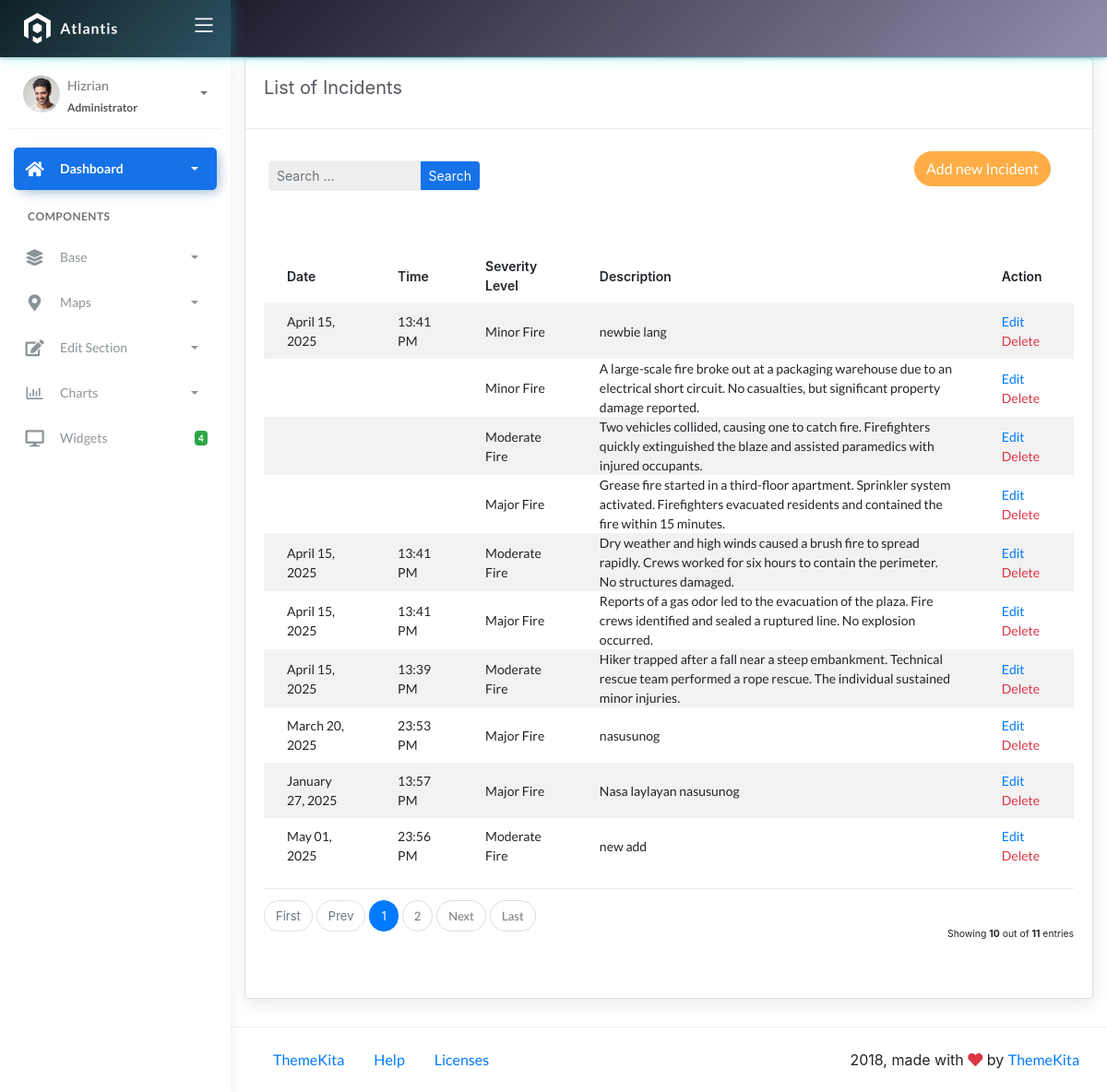
/incidents/, run on an earlier commit of the app's database.
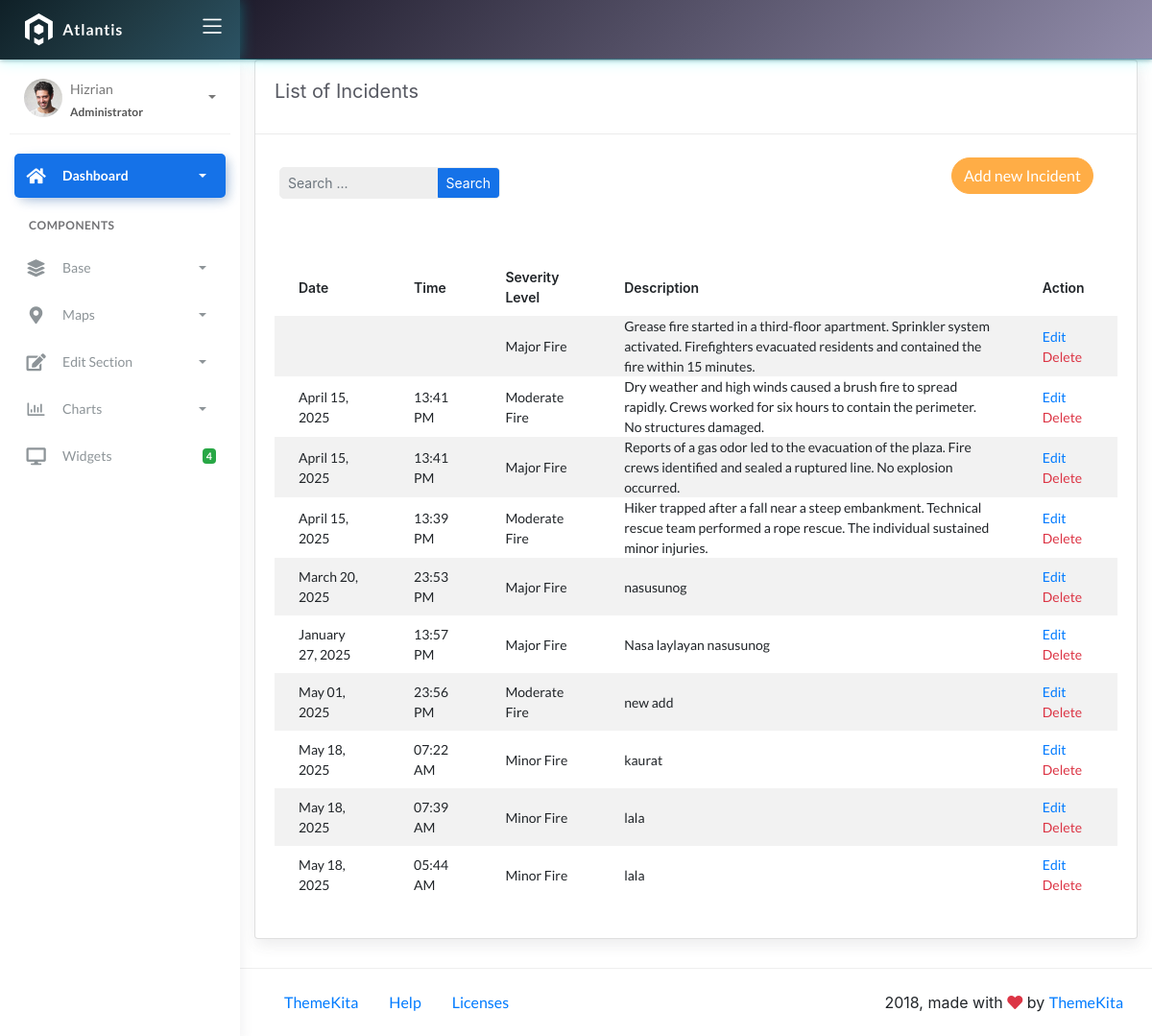
And on a later commit of the database.
### fire/models.py (models this page shows)
class BaseModel(models.Model):
    created_at = models.DateTimeField(auto_now_add=True, db_index=True)
    updated_at = models.DateTimeField(auto_now=True)
    class Meta:
        abstract = True

class Incident(BaseModel):
    SEVERITY_CHOICES = (
        ('Minor Fire', 'Minor Fire'),
        ('Moderate Fire', 'Moderate Fire'),
        ('Major Fire', 'Major Fire'),
    )
    location = models.ForeignKey(Locations, on_delete=models.CASCADE)
    date_time = models.DateTimeField(blank=True, null=True)
    severity_level = models.CharField(max_length=45, choices=SEVERITY_CHOICES)
    description = models.CharField(max_length=250)

### fire/views.py (the view, shortened to what this page needs)
# urls.py: path('incidents/', IncidentListView.as_view(), name='incident-list'),
class IncidentListView(ListView):
    model = Incident
    template_name = 'incident_list.html'
    context_object_name = 'object_list'
    paginate_by = 10
    def get_queryset(self, *args, **kwargs):
        qs = super().get_queryset(*args, **kwargs)
        query = self.request.GET.get("q")
        return qs

### templates/incident_list.html
{% extends 'base.html' %}
{% load static %}
{% block content %}
<div class="content">
  <div class="container-fluid">
     <div class="row">
      <div class="col-md-12">
        <div class="card">
         <div class="card-header">
           <div class="card-title">List of Incidents</div>
        </div>
        <br>
        <div class="col-md-12 row">
          <div class="col-md-4">
            <form class="navbar-left navbar-form nav-search mr-md-3" action="{% url 'incident-list' %}">
              <div class="form-group">
                <div class="input-group">
                  <input type="text" id="search" placeholder="Search ..." class="form-control form-control-sm" name="q" />
                  <div class="input-group-append">
                    <button class="btn btn-sm btn-primary" type="submit">Search</button>
                  </div>
                </div>
              </div>
            </form>
          </div>
          <div class="col-md-2">
          </div>
          <div class="col-md-6">
            <div class="pull-right">
              <a href="{% url 'incident-add' %}" class="btn btn-warning btn-rounded">Add new Incident</a>
            </div>
          </div>
        </div>
        <div class="card-body">
          <table class="table table-striped mt-3">
            <thead>
              <tr>
                <th scope="col">Date</th>
                <th scope="col">Time</th>
                <th scope="col">Severity Level</th>
                <th scope="col">Description</th>
                <th scope="col">Action</th>
              </tr>
            </thead>
            <tbody>
              {% for object in object_list %}
              <tr>
                <td>{{ object.date_time|date:"F d, Y" }}</td>
                <td>{{ object.date_time|time:"H:i A" }}</td>
                <td>{{ object.severity_level }}</td>
                <td>{{ object.description }}</td>
                <td>
                  <a href="{% url 'incident-update' object.id %}">Edit</a>
                  <a href="{% url 'incident-delete' object.id %}" class="text-danger">Delete</a>
                </td>
              </tr>
              {% empty %}
              <tr>
                <td colspan="5" style="text-align: center">
                  <p class="text-sm font-weight-bold mb-0">No Records Found.</p>
                </td>
              </tr>
              {% endfor %}
            </tbody>
          </table>
          {% include 'includes/pagination.html' %}
        </div>
      </div>
    </div>
  </div>
</div>
{% endblock %}

### templates/base.html (shortened to what this page needs)
{% load static %}
<!DOCTYPE html>
<html lang="en">
  <head>
    <link rel="stylesheet" href="{% static 'css/bootstrap.min.css' %}" />
    <link rel="stylesheet" href="{% static 'css/atlantis.min.css' %}" />
    <link rel="stylesheet" href="{% static 'css/demo.css' %}" />
    <link rel="stylesheet" href="https://stackpath.bootstrapcdn.com/bootstrap/4.5.2/css/bootstrap.min.css">
    <link rel="stylesheet" href="https://cdnjs.cloudflare.com/ajax/libs/font-awesome/5.15.4/css/all.min.css">
  </head>
  <body>
    <div class="wrapper">
      <div class="main-header">
        <div class="logo-header" style="background: linear-gradient(135deg, #0f2027, #203a43, #2c5364); box-shadow: 0 0 15px rgba(0, 255, 255, 0.3);">
          <a href="index.html" class="logo">
            <img src="{% static 'img/logo.svg' %}" alt="navbar brand" class="navbar-brand" />
          </a>
          <div class="nav-toggle">
            <button class="btn btn-toggle toggle-sidebar">
              <i class="icon-menu"></i>
            </button>
          </div>
        </div>
        <nav class="navbar navbar-header navbar-expand-lg"
        style="background: linear-gradient(135deg, #1f1c2c, #928dab);
               box-shadow: 0 0 15px rgba(0, 255, 255, 0.3);
               border-bottom: 1px solid rgba(0, 255, 255, 0.2);
               padding: 0.5rem 1rem;">
        </nav>
      </div>
      <div class="sidebar sidebar-style-2">
        <div class="sidebar-wrapper scrollbar scrollbar-inner">
          <div class="sidebar-content">
            <div class="user">
              <div class="avatar-sm float-left mr-2">
                <img src="{% static 'img/profile.jpg' %}" alt="..." class="avatar-img rounded-circle" />
              </div>
              <div class="info">
                <a data-toggle="collapse" href="#collapseExample" aria-expanded="true">
                  <span>
                    Hizrian
                    <span class="user-level">Administrator</span>
                    <span class="caret"></span>
                  </span>
                </a>
              </div>
            </div>
            <ul class="nav nav-primary">
              <li class="nav-item active">
                <a data-toggle="collapse" href="#dashboard" class="collapsed" aria-expanded="false">
                  <i class="fas fa-home"></i>
                  <p>Dashboard</p>
                  <span class="caret"></span>
                </a>
              </li>
              <li class="nav-section">
                <h4 class="text-section">Components</h4>
              </li>
              <li class="nav-item">
                <a data-toggle="collapse" href="#base">
                  <i class="fas fa-layer-group"></i>
                  <p>Base</p>
                  <span class="caret"></span>
                </a>
              </li>
              <li class="nav-item">
                <a data-toggle="collapse" href="#maps">
                  <i class="fas fa-map-marker-alt"></i>
                  <p>Maps</p>
                  <span class="caret"></span>
                </a>
              </li>
              <li class="nav-item">
                <a data-toggle="collapse" href="#edit">
                  <i class="fas fa-edit"></i>
                  <p>Edit Section</p>
                  <span class="caret"></span>
                </a>
              </li>
              <li class="nav-item">
                <a data-toggle="collapse" href="#charts">
                  <i class="far fa-chart-bar"></i>
                  <p>Charts</p>
                  <span class="caret"></span>
                </a>
              </li>
              <li class="nav-item">
                <a href="widgets.html">
                  <i class="fas fa-desktop"></i>
                  <p>Widgets</p>
                  <span class="badge badge-success">4</span>
                </a>
              </li>
            </ul>
          </div>
        </div>
      </div>
      <div class="main-panel">
        <div class="content">
          {% block content %}
          {% endblock %}
          </div>
        </div>
        <footer class="footer">
          <div class="container-fluid">
            <nav class="pull-left">
              <ul class="nav">
                <li class="nav-item">
                  <a class="nav-link" href="https://www.themekita.com"> ThemeKita </a>
                </li>
                <li class="nav-item">
                  <a class="nav-link" href="#"> Help </a>
                </li>
                <li class="nav-item">
                  <a class="nav-link" href="#"> Licenses </a>
                </li>
              </ul>
            </nav>
            <div class="copyright ml-auto">2018, made with <i class="fa fa-heart heart text-danger"></i> by <a href="https://www.themekita.com">ThemeKita</a></div>
          </div>
        </footer>
      </div>
    </div>
  </body>
</html>

### templates/includes/pagination.html (shortened to what this page needs)
{% if is_paginated %}
<div class="card-footer px-0 border-0 d-flex flex-column flex-lg-row align-items-center justify-content-between mt-3">
  <nav aria-label="Topics pagination" class="mb-4">
    <ul class="pagination">
      {% if page_obj.number > 1 %}
      <li class="page-item">
        <a class="page-link" href="?page=1">First</a>
      </li>
      {% else %}
      <li class="page-item disabled">
        <span class="page-link">First</span>
      </li>
      {% endif %} {% if page_obj.has_previous %}
      <li class="page-item">
        <a class="page-link" href="?page={{ page_obj.previous_page_number }}">Prev</a>
      </li>
      {% else %}
      <li class="page-item disabled">
        <span class="page-link">Prev</span>
      </li>
      {% endif %} {% for page_num in paginator.page_range %} {% if page_obj.number == page_num %}
      <li class="page-item active">
        <span class="page-link">
          {{ page_num }}
        </span>
      </li>
      {% elif page_num > page_obj.number|add:'-3' and page_num < page_obj.number|add:'3' %}
      <li class="page-item">
        <a class="page-link" href="?page={{ page_num }}">{{ page_num }}</a>
      </li>
      {% endif %} {% endfor %} {% if page_obj.has_next %}
      <li class="page-item">
        <a class="page-link" href="?page={{ page_obj.next_page_number }}">Next</a>
      </li>
      {% else %}
      <li class="page-item disabled">
        <span class="page-link">Next</span>
      </li>
      {% endif %} {% if page_obj.number != paginator.num_pages %}
      <li class="page-item">
        <a class="page-link" href="?page={{ paginator.num_pages }}">Last</a>
      </li>
      {% else %}
      <li class="page-item disabled">
        <span class="page-link">Last</span>
      </li>
      {% endif %}
    </ul>
  </nav>
  <div class="fw-normal small mt-4 mt-lg-0">Showing <b>{{object_list.count}}</b> out of <b>{{paginator.count}}</b> entries</div>
</div>
{% endif %}

What changed in the data, as far as the page shows it:
removed Incident: date_time "April 15, 2025", date_time "13:41 PM", severity_level "Minor Fire", description "newbie lang"
removed Incident: severity_level "Minor Fire", description "A large-scale fire broke out at a packaging warehouse due to an electrical short circuit. No casualties, but significant property damage reported."
removed Incident: severity_level "Moderate Fire", description "Two vehicles collided, causing one to catch fire. Firefighters quickly extinguished the blaze and assisted paramedics with injured occupants."
now on this page (row unchanged): Incident: date_time "May 18, 2025", date_time "07:22 AM", severity_level "Minor Fire", description "kaurat"
added Incident: date_time "May 18, 2025", date_time "07:39 AM", severity_level "Minor Fire", description "lala"
added Incident: date_time "May 18, 2025", date_time "05:44 AM", severity_level "Minor Fire", description "lala"
Also different on the page:
{{ object_list.count }}: "10" → (not shown)
{{ paginator.count }}: "11" → (not shown)
text no longer shown: "First Prev Next Last Showing out of entries"
list line gone: "1"
list line gone: "2"
